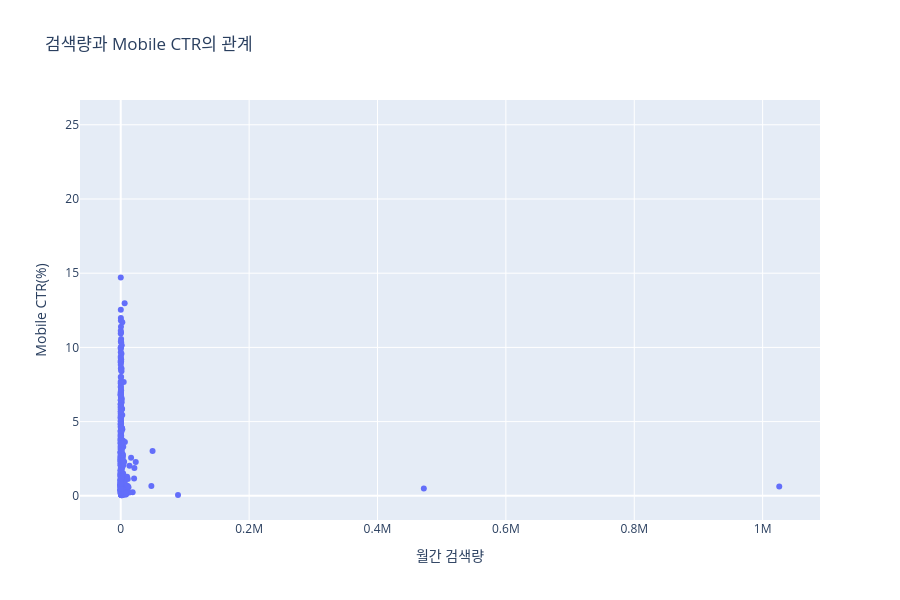

Notebook cell for this chart:
### Code cell
# 산점도 차트
# 점을 흩뿌려서 만든 차트
# 밀(집)도 => 어느 한 구간에 많이 몰려있다
# 데이터 패턴 => 어느 구간, 어떤 타겟, 가격, 시간, 장소 등을 선호

# 차트 목적에 맞춰서 사용!!
# 범주형 데이터 : 남.여 / 10대.20대.30대 / 내국인.외국인
# 절대빈도 값 조회.분석 : 절대값 => 막대그래프 차트
# 상대빈도 값 조회.분석 : 상대값 => 원형 = 파이차트 // 도넛차트
# 시계열 데이터 : 시간 경과에 따라서 값의 변화가 존재할 수 있는 데이터
# 주식차트, 부동산 전월세 임대비
# 꺾은선 차트

fig = px.scatter(
    df,
    x="search_total",
    y="ctr_mobile",

    title = "검색량과 Mobile CTR의 관계",

    labels={
        "search_total": "월간 검색량",
        "ctr_mobile": "Mobile CTR(%)",
        "keyword": "키워드"
    },

    hover_name="keyword",

    hover_data=[
        "search_pc",
        "search_mobile",
        "competition"
    ]
)

fig.update_layout(
    height=600
)

fig.show()

### Figure 1 — Plotly figure (JSON) as saved in the notebook; plotly's stock layout.template omitted (floating-point values rounded to 4 significant figures; data arrays with more than 128 entries replaced by an {"elided": "..."} marker saying what was removed)
{"data": [{"customdata": {"elided": "1000x3 mixed values"}, "hovertemplate": "<b>%{hovertext}</b><br><br>월간 검색량=%{x}<br>Mobile CTR(%)=%{y}<br>search_pc=%{customdata[0]}<br>search_mobile=%{customdata[1]}<br>competition=%{customdata[2]}<extra></extra>", "hovertext": {"elided": "1000 str values"}, "legendgroup": "", "marker": {"color": "#636efa", "symbol": "circle"}, "mode": "markers", "name": "", "orientation": "v", "showlegend": false, "type": "scatter", "x": {"elided": "1000 float values"}, "xaxis": "x", "y": {"elided": "1000 float values"}, "yaxis": "y"}], "layout": {"height": 600, "legend": {"tracegroupgap": 0}, "title": {"text": "검색량과 Mobile CTR의 관계"}, "xaxis": {"anchor": "y", "domain": [0, 1], "title": {"text": "월간 검색량"}}, "yaxis": {"anchor": "x", "domain": [0, 1], "title": {"text": "Mobile CTR(%)"}}}}
